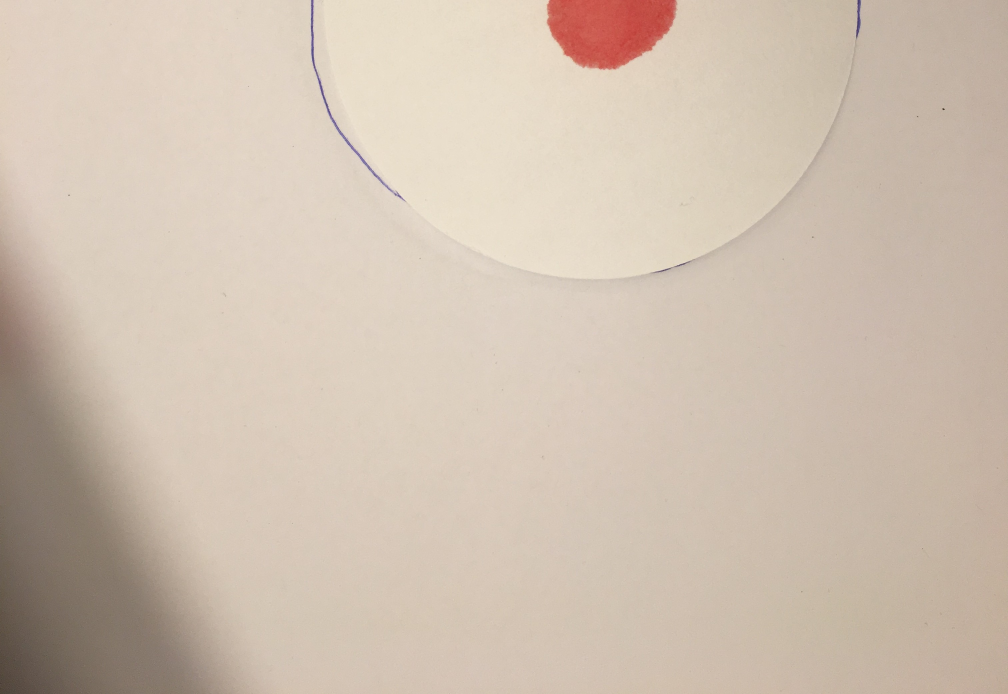
#> input picture augmented/N14.JPG, 3024 x 2082 px, found by its file name (shown at 1/3 size)
$ python whole.py
#> lines starting #> are read from the running program, lines starting #| are printed output that depends on the picture; after the words box and inside, x2 and y2 are one past the last pixel; in counts of white or black regions, pixels touching at a corner belong together
import cv2
import numpy as np
from sklearn.cluster import KMeans

img1=cv2.imread('N14.JPG',1)
#> img1 is the input picture: shape (2082, 3024, 3); mean B, G, R 176.7, 192.1, 207.7

hsv = cv2.cvtColor(img1,cv2.COLOR_BGR2HSV)
#> hsv: shape (2082, 3024, 3); mean H, S, V 15.6, 38.8, 207.7

#lower red
lower_red = np.array([0,50,50])
upper_red = np.array([10,255,255])


#upper red
lower_red2 = np.array([170,50,50])
upper_red2 = np.array([180,255,255])

mask = cv2.inRange(hsv, lower_red, upper_red)
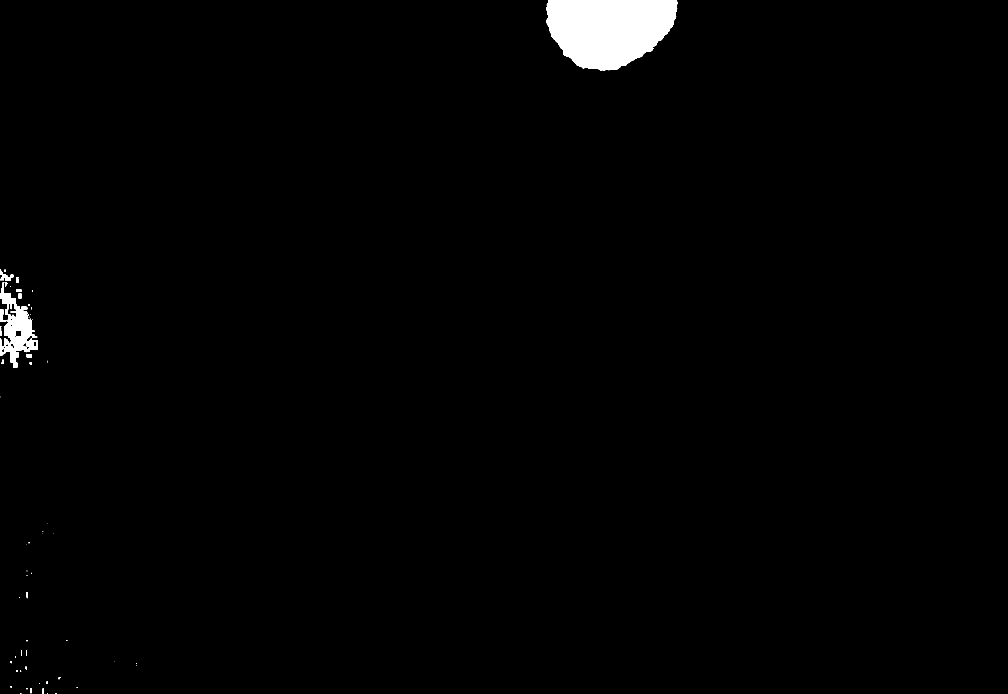
#> mask: shape (2082, 3024) (shown at 1/3 size); 1.2% white; 64 white regions (40 under 20 px), largest, box (x1, y1, x2, y2) and area: (1639, 0, 2032, 212) 64379, (0, 848, 112, 1104) 11485, (0, 808, 40, 842) 495
res = cv2.bitwise_and(img1,img1, mask= mask)


mask2 = cv2.inRange(hsv, lower_red2, upper_red2)
#> mask2: shape (2082, 3024); every value is 0
res2 = cv2.bitwise_and(img1,img1, mask= mask2)
#> res2: shape (2082, 3024, 3); every value is 0

img3 = res+res2
# img4 = cv2.add(res,res2)
# img5 = cv2.addWeighted(res,0.5,res2,0.5,0)


kernel = np.ones((15,15),np.float32)/225

smoothed = cv2.filter2D(img3,-1,kernel)


# cv2.namedWindow('smooth2', cv2.WINDOW_NORMAL)
# cv2.imshow('smooth2',smoothed2)
# cv2.waitKey(0)
cv2.imwrite('res.jpg', smoothed)


def make_histogram(cluster):
    """
    Count the number of pixels in each cluster
    :param: KMeans cluster
    :return: numpy histogram
    """
    numLabels = np.arange(0, len(np.unique(cluster.labels_)) + 1)
    hist, _ = np.histogram(cluster.labels_, bins=numLabels)
    hist = hist.astype('float32')
    hist /= hist.sum()
    return hist


def make_bar(height, width, color):
    """
    Create an image of a given color
    :param: height of the image
    :param: width of the image
    :param: BGR pixel values of the color
    :return: tuple of bar, rgb values, and hsv values
    """
    bar = np.zeros((height, width, 3), np.uint8)
    bar[:] = color
    red, green, blue = int(color[2]), int(color[1]), int(color[0])
    hsv_bar = cv2.cvtColor(bar, cv2.COLOR_BGR2HSV)
    hue, sat, val = hsv_bar[0][0]
    return bar, (red, green, blue), (hue, sat, val)


def sort_hsvs(hsv_list):
    """
    Sort the list of HSV values
    :param hsv_list: List of HSV tuples
    :return: List of indexes, sorted by hue, then saturation, then value
    """
    bars_with_indexes = []
    for index, hsv_val in enumerate(hsv_list):
        bars_with_indexes.append((index, hsv_val[0], hsv_val[1], hsv_val[2]))
    bars_with_indexes.sort(key=lambda elem: (elem[1], elem[2], elem[3]))
    return [item[0] for item in bars_with_indexes]


# START HERE
img = cv2.imread('res.jpg')
height, width, _ = np.shape(img)
#> height = 2082; width = 3024

# reshape the image to be a simple list of RGB pixels
image = img.reshape((height * width, 3))

# we'll pick the 5 most common colors
num_clusters = 5
clusters = KMeans(n_clusters=num_clusters)
clusters.fit(image)

# count the dominant colors and put them in "buckets"
histogram = make_histogram(clusters)
# then sort them, most-common first
combined = zip(histogram, clusters.cluster_centers_)
combined = sorted(combined, key=lambda x: x[0], reverse=True)

# finally, we'll output a graphic showing the colors in order
bars = []
hsv_values = []
for index, rows in enumerate(combined):
    bar, rgb, hsv = make_bar(100, 100, rows[1])
    print(f'Bar {index + 1}')
    print(f'  RGB values: {rgb}')
    print(f'  HSV values: {hsv}')
#> this loop made 5 passes
#> (hue in make_bar, sat in make_bar, val in make_bar, rgb) on passes 2 to 5: (2, 156, 199, (199, 87, 77)), (8, 67, 46, (46, 37, 34)), (8, 73, 94, (94, 74, 67)), (8, 72, 146, (146, 116, 105))
#> (hue in make_bar, sat in make_bar, val in make_bar) on pass 1: (0, 0, 0)
#|   RGB values: (0, 0, 0)
#|   HSV values: (0, 0, 0)
#|   RGB values: (199, 87, 77)
#|   HSV values: (2, 156, 199)
#|   RGB values: (46, 37, 34)
#|   HSV values: (8, 67, 46)
#|   RGB values: (94, 74, 67)
#|   HSV values: (8, 73, 94)
#|   RGB values: (146, 116, 105)
#|   HSV values: (8, 72, 146)
#> pass 2, `bar, rgb, hsv = make_bar(100, 100, rows[1])`:
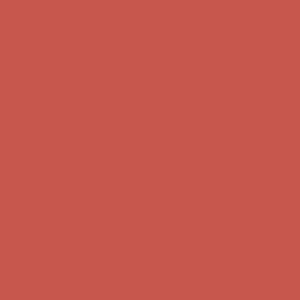
#> bar: shape (100, 100, 3) (shown 3 times larger); mean of channels 0, 1, 2 77, 87, 199; drawn as B, G, R
    # [11 lines of commented-out code are left out]
